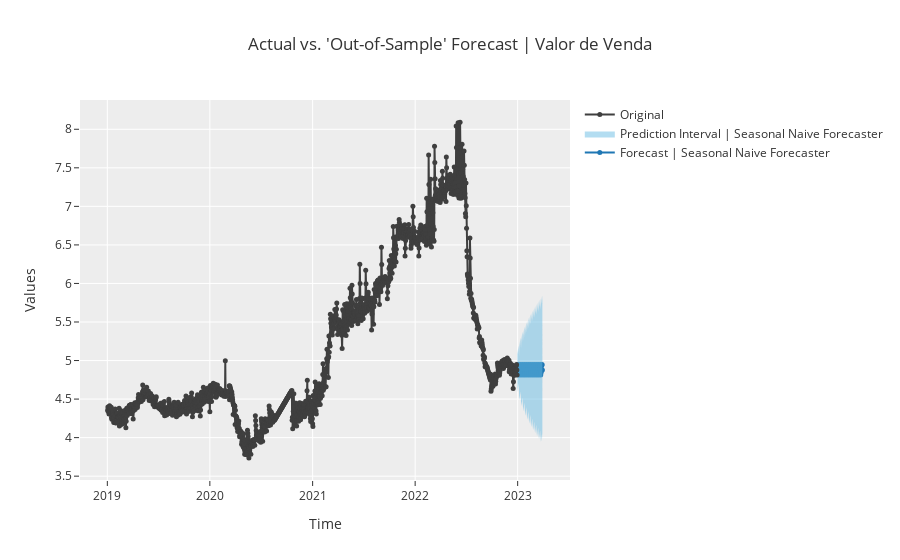

The notebook cell this image was saved under:
### Code cell
plot_model(final, plot = 'forecast', data_kwargs={'fh': 90})
